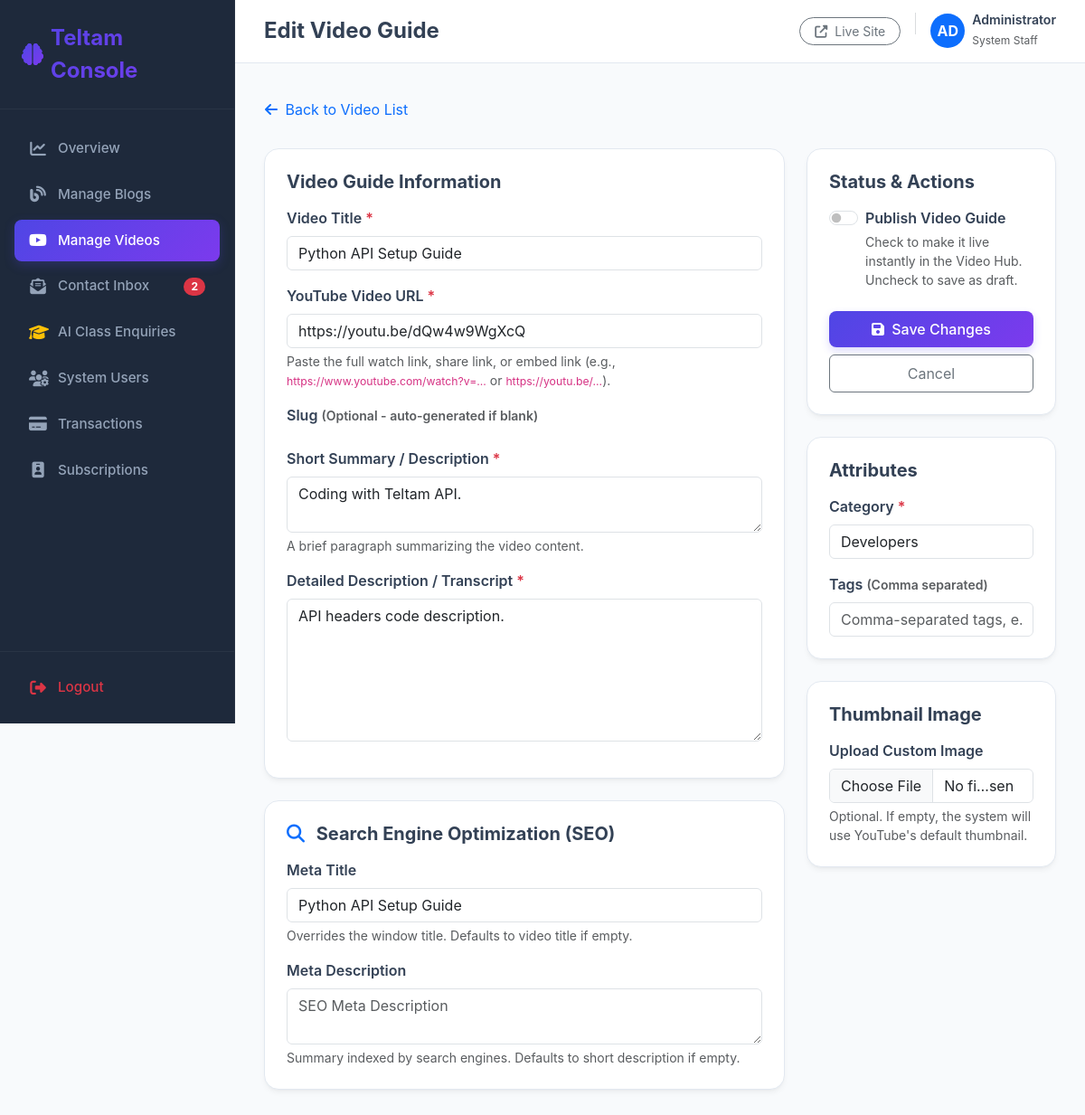
The app's page /dashboard/videos/edit/2/ (signed in), older data.
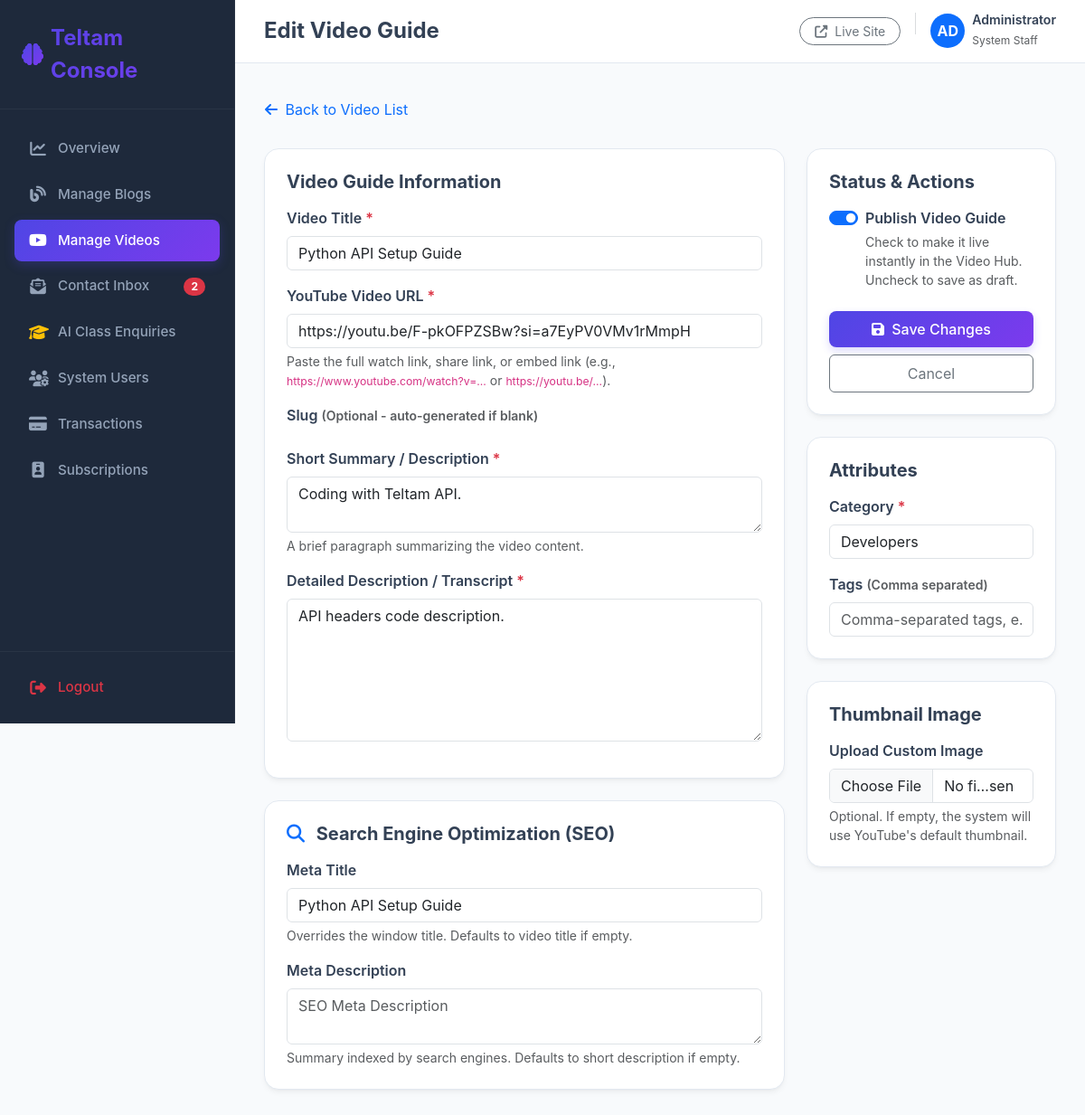
The same page, newer data.
### app/models.py (models this page shows, shortened)
class YoutubeVideo(models.Model):
    title = models.CharField(max_length=255)
    slug = models.SlugField(max_length=255, unique=True, blank=True)
    youtube_video_url = models.URLField(max_length=500)
    youtube_video_id = models.CharField(max_length=50, blank=True)
    thumbnail_image = models.ImageField(upload_to='videos/', blank=True, null=True)
    category = models.CharField(max_length=100)
    short_description = models.TextField()
    full_description = models.TextField()
    tags = models.CharField(max_length=255, blank=True, help_text="Comma-separated tags")
    meta_title = models.CharField(max_length=255, blank=True)
    meta_description = models.TextField(blank=True)
    is_published = models.BooleanField(default=False)
    created_date = models.DateTimeField(auto_now_add=True)
    updated_date = models.DateTimeField(auto_now=True)
    class Meta:
        ordering = ['-created_date']

### app/views.py (the view)
# urls.py: path('dashboard/videos/edit/<int:pk>/', views.dashboard_video_edit, name='dashboard_video_edit'),
@staff_member_required(login_url='dashboard_login')
def dashboard_video_edit(request, pk):
    video = get_object_or_404(YoutubeVideo, pk=pk)
    if request.method == 'POST':
        form = YoutubeVideoForm(request.POST, request.FILES, instance=video)
        if form.is_valid():
            form.save()
            messages.success(request, f"YouTube Video '{video.title}' updated successfully!")
            return redirect('dashboard_video_list')
        else:
            messages.error(request, "Failed to update video details.")
    else:
        form = YoutubeVideoForm(instance=video)
    context = {
        'form': form,
        'action': 'Edit',
        'video': video,
    }
    return render(request, 'dashboard/video_form.html', context)

### app/context_processors.py (called while the page is built)
def dashboard_context(request):
    if request.user.is_authenticated and request.user.is_staff:
        return {
            'global_unread_messages_count': Contact.objects.filter(is_read=False).count(),
            'global_pending_enquiries_count': AIClassEnquiry.objects.filter(status='pending').count()
        }
    return {}

### templates/dashboard/video_form.html (shortened to what the changed rows need)
{% extends 'dashboard/base.html' %}
{% block content %}
<form method="POST" enctype="multipart/form-data" class="needs-validation" novalidate>
    <div class="row g-4">
        <div class="col-lg-8">
            <div class="dashboard-card p-4 mb-4">
                <div class="mb-3">
                    <label for="{{ form.title.id_for_label }}" class="form-label fw-semibold">Video Title <span class="text-danger">*</span></label>
                    {{ form.title }}
                </div>
                <div class="mb-3">
                    <label for="{{ form.youtube_video_url.id_for_label }}" class="form-label fw-semibold">YouTube Video URL <span class="text-danger">*</span></label>
                    {{ form.youtube_video_url }}
                    <div class="form-text">Paste the full watch link, share link, or embed link (e.g., <code>https://www.youtube.com/watch?v=...</code> or <code>https://youtu.be/...</code>).</div>
                </div>
                <div class="mb-3">
                    <label for="{{ form.short_description.id_for_label }}" class="form-label fw-semibold">Short Summary / Description <span class="text-danger">*</span></label>
                    {{ form.short_description }}
                    <div class="form-text">A brief paragraph summarizing the video content.</div>
                </div>
                <div class="mb-3">
                    <label for="{{ form.full_description.id_for_label }}" class="form-label fw-semibold">Detailed Description / Transcript <span class="text-danger">*</span></label>
                    {{ form.full_description }}
                </div>
            </div>
            <div class="dashboard-card p-4">
                <div class="mb-3">
                    <label for="{{ form.meta_title.id_for_label }}" class="form-label fw-semibold">Meta Title</label>
                    {{ form.meta_title }}
                    <div class="form-text">Overrides the window title. Defaults to video title if empty.</div>
                </div>
                <div class="mb-0">
                    <label for="{{ form.meta_description.id_for_label }}" class="form-label fw-semibold">Meta Description</label>
                    {{ form.meta_description }}
                    <div class="form-text">Summary indexed by search engines. Defaults to short description if empty.</div>
                </div>
            </div>
        </div>
        <div class="col-lg-4">
            <div class="dashboard-card p-4 mb-4">
                <div class="form-check form-switch mb-4">
                    {{ form.is_published }}
                    <label class="form-check-label fw-semibold" for="{{ form.is_published.id_for_label }}">Publish Video Guide</label>
                    <div class="form-text">Check to make it live instantly in the Video Hub. Uncheck to save as draft.</div>
                </div>
            </div>
            <div class="dashboard-card p-4 mb-4">
                <div class="mb-3">
                    <label for="{{ form.category.id_for_label }}" class="form-label fw-semibold">Category <span class="text-danger">*</span></label>
                    {{ form.category }}
                </div>
                <div class="mb-0">
                    <label for="{{ form.tags.id_for_label }}" class="form-label fw-semibold">Tags <small class="text-muted">(Comma separated)</small></label>
                    {{ form.tags }}
                </div>
            </div>
            <div class="dashboard-card p-4">
                <div class="mb-0">
                    <label for="{{ form.thumbnail_image.id_for_label }}" class="form-label fw-semibold">Upload Custom Image</label>
                    {{ form.thumbnail_image }}
                    <div class="form-text">Optional. If empty, the system will use YouTube's default thumbnail.</div>
                </div>
            </div>
        </div>
    </div>
</form>
{% endblock %}

Row changes from the older to the newer data that the page shows:
changed YoutubeVideo "Python API Setup Guide": youtube_video_url "https://youtu.be/dQw4w9WgXcQ" → "https://youtu.be/F-pkOFPZSBw?si=a7EyPV0VMv1rMmpH"; is_published "☐" → "☑"
